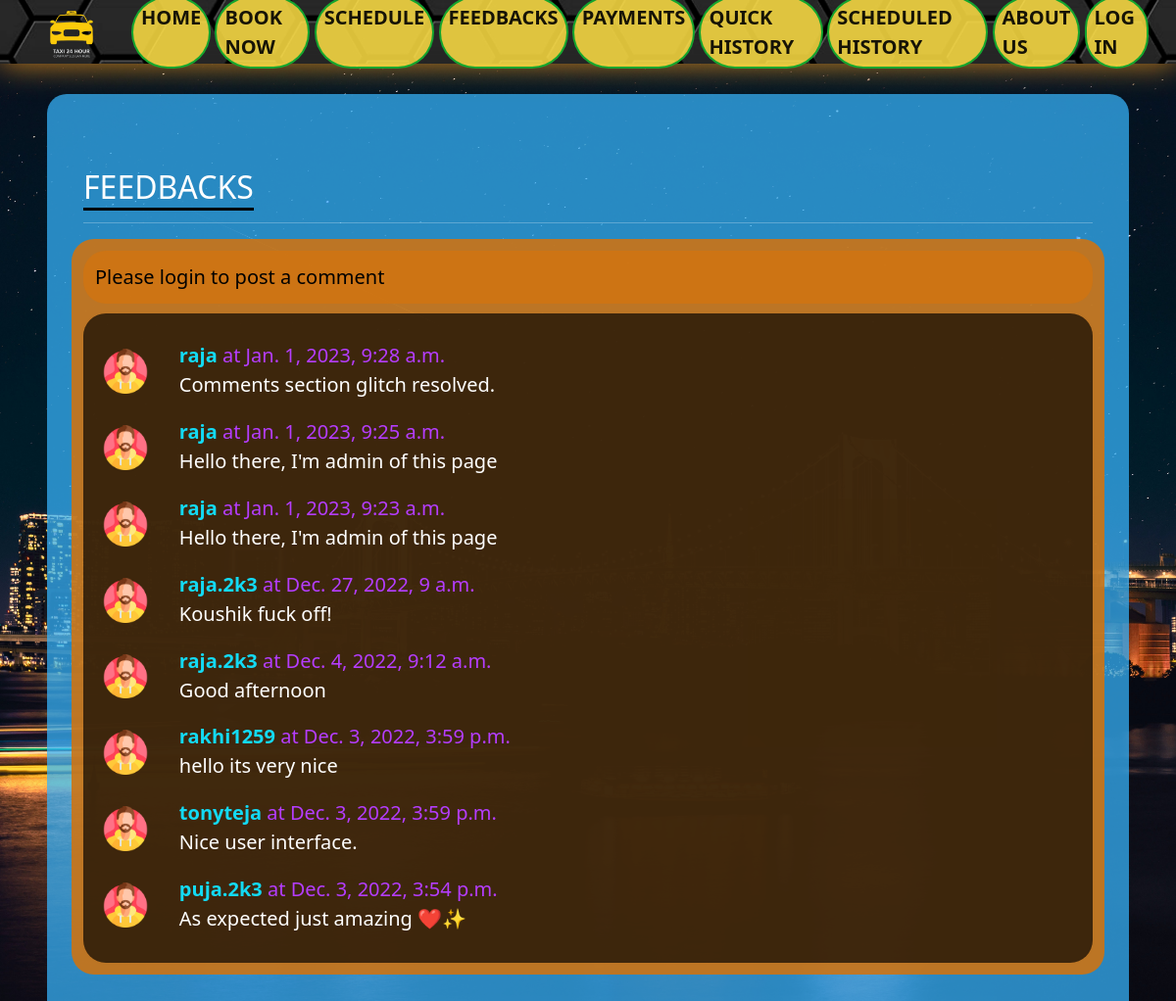
/feedback/, run on an earlier commit of the app's database.
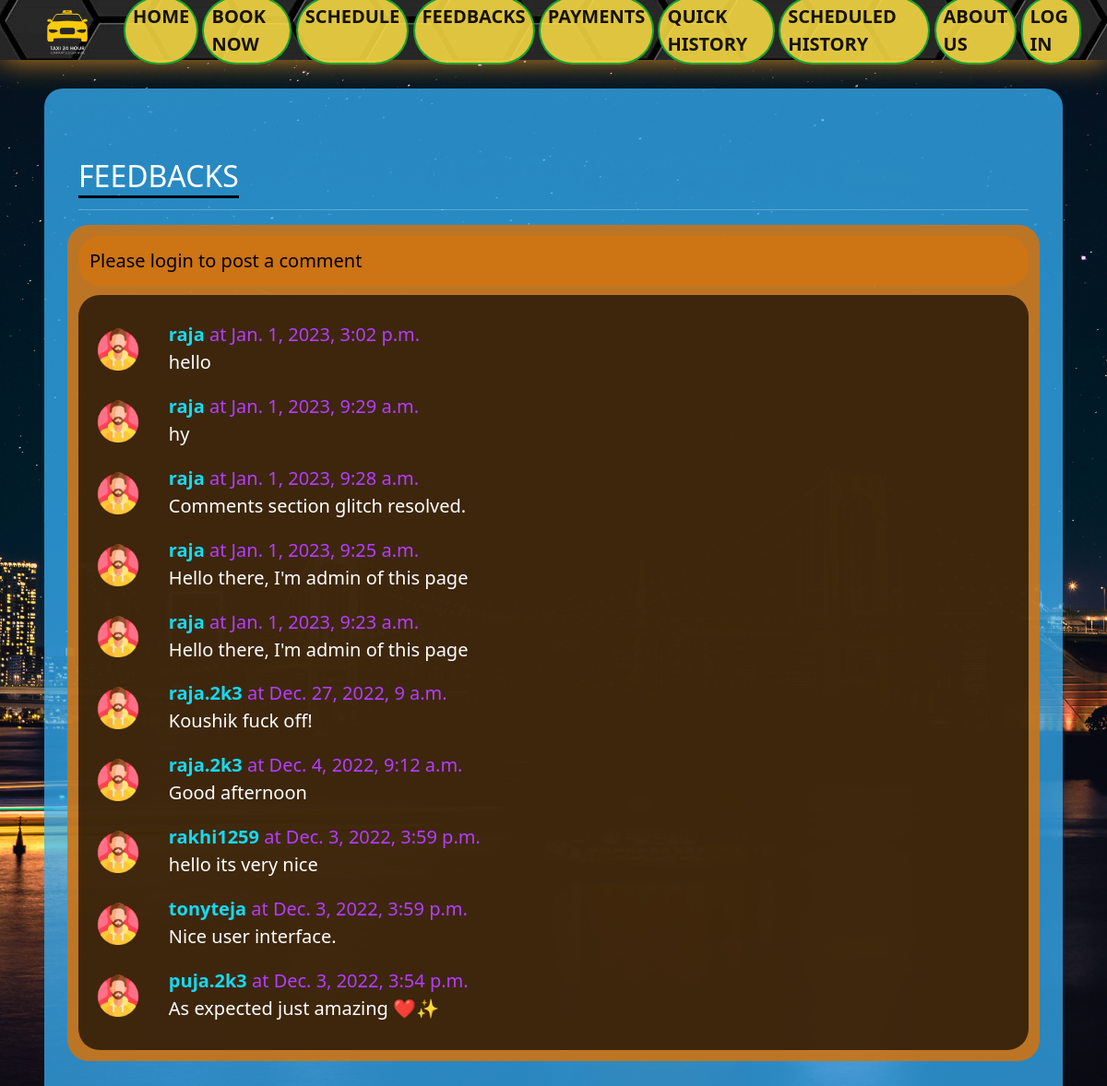
And on a later commit of the database.
### Rentals/models.py (models this page shows, shortened)
class FeedbackDB(models.Model):
    sno= models.AutoField(primary_key=True)
    comment=models.TextField()
    user=models.ForeignKey(User, on_delete=models.CASCADE)
    parent=models.ForeignKey('self',on_delete=models.CASCADE, null=True )
    timestamp= models.DateTimeField(default=now)

### Rentals/views.py (the view)
# urls.py: path('feedback/', views.Feedback, name = 'feedback'),
def Feedback(request):
    if request.method == "POST":
        comment=request.POST.get('comment')
        user=request.user
        comment=FeedbackDB(comment= comment, user=user)
        comment.save()
        messages.success(request, "Your comment has been posted successfully")
    comments= FeedbackDB.objects.all().order_by('sno').reverse()
    context={'comments': comments, 'user': request.user}
    return render(request,'Rentals/blog.html', context)

### Rentals/templates/Rentals/blog.html (shortened to what this page needs)
{% extends 'base.html' %}
{% block body %}
<div class="feedbackcontainer">
    <div class="container my-3">
        <h2 class="blog-post-title">FEEDBACKS</h2>
        <hr>
    </div>
    <div class="feedinfo">
        {% if user.is_authenticated %}
        <form action="" method="post">
            {% csrf_token %}
            <div class="form-group">
                <label for="exampleInputEmail1"><b>POST COMMENT</b></label>
                <input type="text" class="form-control" name="comment" placeholder="Enter comment here" required>
            </div>
            <button type="submit" class="feedbutton">Submit</button>
        </form>
    </div>
    {% else %}
    <div class="feedinfo">
        Please login to post a comment
    </div>
    {% endif %}
    <div class="feedbody">
        {% for comment in comments %}
        <div class="row my-3">
            <div class="col-md-1">
                <div class="ulogo">
                    <img class="rounded mx-auto d-block w-100 p-2" src="/static/styles/Images&Gifs/user.png" alt="user">
                </div>
            </div>
            <div class="col-md-11 ">
                <b> {{comment.user.username}} </b> <span>at {{comment.timestamp}}</span>
                <div> {{comment.comment}} </div>
            </div>
        </div>
        {% endfor %}
    </div>
    {% endblock %}

### Rentals/templates/base.html (shortened to what this page needs)
<!DOCTYPE html>
<html lang="en">
<head>
    <link rel="stylesheet" href="/static/styles/homestyle.css">
    <link rel="stylesheet" href="/static/styles/about.css">
    <link href="https://cdn.jsdelivr.net/npm/bootstrap@5.2.2/dist/css/bootstrap.min.css" rel="stylesheet">
</head>
<body>
    <nav class="navbar navbar-expand-lg bg-dark" id="myHeader">
        <div class="container-fluid">
          <a class="navbar-brand" href="/"><img src="/static/styles/Images&Gifs/logo.png"></a>
          <div class="collapse navbar-collapse" id="navbarSupportedContent">
            <ul class="navbar-nav me-auto mb-1 mb-lg-0">
              <li class="nav-item">
                <a class="nav-link active" aria-current="page" href="/"><b>HOME</b></a>
              </li>
              <li>
                <a class="nav-link active" href="/ridenow"><b>BOOK NOW</b></a>
              </li>
              <li>
                <a class="nav-link active" href="/schedule"><b>SCHEDULE</b></a>
              </li>
              <li>
                <a class="nav-link active" href="/feedback"><b>FEEDBACKS</b></a>
              </li>
              {% if user.is_authenticated %}
              <li>
                <a class="nav-link active" href="https://rzp.io/l/eddJGwQJc"><b>PAYMENTS</b></a>
              </li>
              {% else %}
              <li>
                <a class="nav-link active" href=""><b>PAYMENTS</b></a>
              </li>
              {% endif %}
              <li>
                <a class="nav-link active" href="/quickhistory"><b>QUICK HISTORY</b></a>
              </li>
              <li>
                <a class="nav-link active" href="/history"><b>SCHEDULED HISTORY</b></a>
              </li>
              <li>
                <a class="nav-link active" href="/aboutus"><b>ABOUT US</b></a>
              </li>
              {% if user.is_authenticated %}
              <li>
                <a class="nav-link active" href="/loginout"><b>LOG OUT</b></a>
              </li>
              {% else %}
              <li>
                <a class="nav-link active" href="/loginout"><b>LOG IN</b></a>
              </li>
              {% endif %}
            </ul>
          </div>
        </div>
      </nav>
      {% block body %}
      {% endblock body %}
</body>
</html>

### Rentals/static/styles/homestyle.css (style rules this page uses)
* { margin: 0; padding: 0; }
html { box-sizing: border-box; scroll-behavior: smooth; }
#myHeader { position: absolute; top: 0; background: url(/static/styles/Images&Gifs/nav2.jpg) no-repeat center center fixed; background-size: cover; box-shadow: 0 0 22px rgb(82, 174, 240); width: 100%; height: 65px; padding: 12px 16px; z-index: 12; }
body { font-family: 'Baloo Bhai'; margin: 0; background: url(/static/styles/Images&Gifs/rt5.jpg) no-repeat center center fixed; background-size: cover; }
.navbar-brand img { z-index: -1; width: 90px; padding: 12px 9px; }
.navbar li { display: inline-block; font-size: 20px; background-color: rgba(255, 224, 68, 0.854); border-radius: 50px; border: 2px solid rgba(0, 163, 46, 0.906); }
.navbar li a { text-decoration: none; padding: 5px 12px; }
.feedbackcontainer { margin-top: 8%; margin-left: 4%; width: 92%; font-size: 20px; padding: 60px 25px; background-color: rgba(55, 180, 252, 0.733); color: rgb(255, 255, 255); border-radius: 20px; }
.feedbackcontainer h2 { border-bottom: 3px solid black; display: inline; }
.feedbody { color: white; margin-top: 1%; border-radius: 23px; padding: 12px; background-color: rgba(0, 0, 0, 0.675); }
.feedbody b { color: #13daf4; }
.feedbody span { color: #b53dff; }
.feedinfo { border-radius: 23px; color: black; background-color: rgba(207, 116, 18, 0.89); padding: 12px; }

### Rentals/static/styles/about.css (style rules this page uses)
* { margin: 0; padding: 0; }
*, *:before, *:after { box-sizing: inherit; }

What changed in the data, as far as the page shows it:
added FeedbackDB: user.username "raja", timestamp "Jan. 1, 2023, 3:02 p.m.", comment "hello"
added FeedbackDB: user.username "raja", timestamp "Jan. 1, 2023, 9:29 a.m.", comment "hy"
